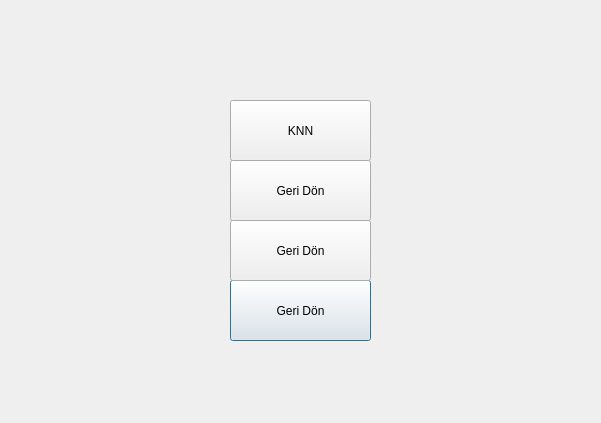
<?xml version="1.0" encoding="UTF-8"?>
<ui version="4.0">
 <class>Original</class>
 <widget class="QDialog" name="Original">
  <property name="geometry">
   <rect>
    <x>0</x>
    <y>0</y>
    <width>601</width>
    <height>423</height>
   </rect>
  </property>
  <property name="windowTitle">
   <string>Orijinal Veri Seti</string>
  </property>
  <widget class="QPushButton" name="backButton">
   <property name="geometry">
    <rect>
     <x>230</x>
     <y>280</y>
     <width>141</width>
     <height>61</height>
    </rect>
   </property>
   <property name="text">
    <string>Geri Dön</string>
   </property>
  </widget>
  <widget class="QPushButton" name="button3">
   <property name="geometry">
    <rect>
     <x>230</x>
     <y>220</y>
     <width>141</width>
     <height>61</height>
    </rect>
   </property>
   <property name="text">
    <string>Geri Dön</string>
   </property>
  </widget>
  <widget class="QPushButton" name="button2">
   <property name="geometry">
    <rect>
     <x>230</x>
     <y>160</y>
     <width>141</width>
     <height>61</height>
    </rect>
   </property>
   <property name="text">
    <string>Geri Dön</string>
   </property>
  </widget>
  <widget class="QPushButton" name="button1">
   <property name="geometry">
    <rect>
     <x>230</x>
     <y>100</y>
     <width>141</width>
     <height>61</height>
    </rect>
   </property>
   <property name="text">
    <string>KNN</string>
   </property>
  </widget>
 </widget>
 <resources/>
 <connections/>
</ui>
